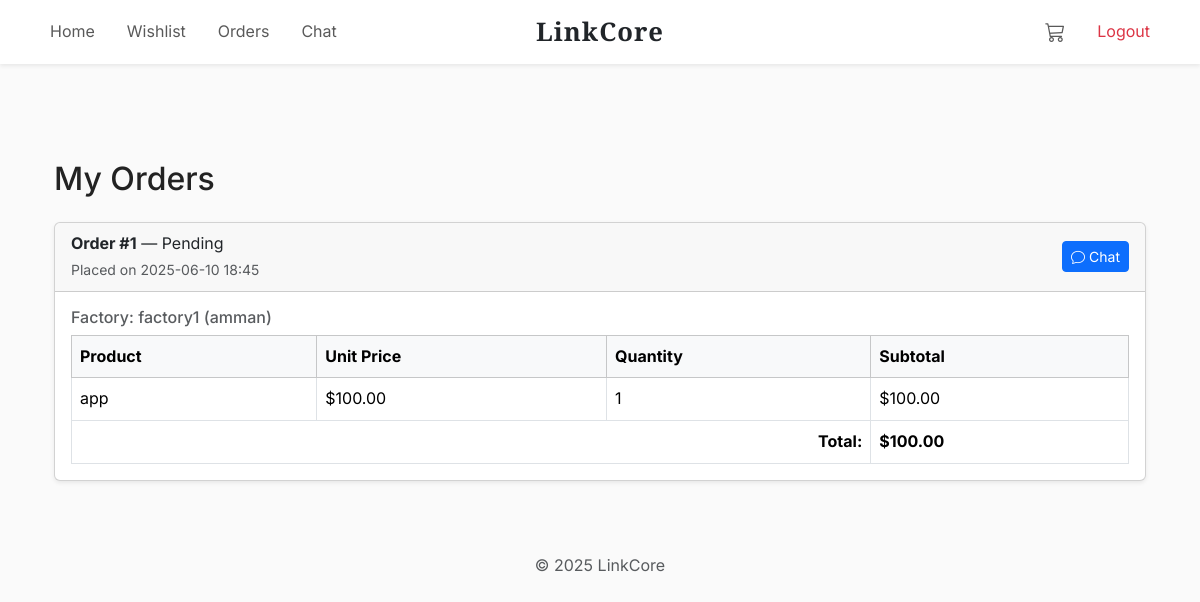
The page /my-orders (signed in) on the database its author committed.
### models.py (models this page shows)
class Order(db.Model):
    __tablename__ = 'orders'
    id = db.Column(db.Integer, primary_key=True)
    seller_id = db.Column(db.Integer, db.ForeignKey('users.id'), nullable=False)
    factory_id = db.Column(db.Integer, db.ForeignKey('factories.id'), nullable=False)
    total_price = db.Column(db.Float, nullable=False)
    status = db.Column(db.String(50), nullable=False, default='Pending')
    order_date = db.Column(db.DateTime, nullable=False, default=datetime.utcnow)
    shipping_address = db.Column(db.Text, nullable=False)
    payment_method = db.Column(db.String(50), nullable=True)
    items = db.relationship('OrderItem', backref='order', cascade="all, delete-orphan")
    receipt = db.relationship('Receipt', backref='order', uselist=False, cascade="all, delete-orphan")
    chat = db.relationship('Chat', back_populates='order', uselist=False, cascade="all, delete-orphan")

class Factory(db.Model):
    __tablename__ = 'factories'
    id = db.Column(db.Integer, primary_key=True)
    user_id = db.Column(db.Integer, db.ForeignKey('users.id'), nullable=False, unique=True)
    name = db.Column(db.String(100), nullable=False)
    location = db.Column(db.String(100), nullable=False)
    category_id = db.Column(db.Integer, db.ForeignKey('categories.id'), nullable=False)
    description = db.Column(db.Text)
    contact_info = db.Column(db.String(200))
    user = db.relationship('User', backref='factory_account', foreign_keys=[user_id])
    orders = db.relationship('Order', backref='factory', foreign_keys='Order.factory_id')
    products = db.relationship('Product', backref='factory', cascade="all, delete-orphan")

class OrderItem(db.Model):
    __tablename__ = 'order_items'
    id = db.Column(db.Integer, primary_key=True)
    order_id = db.Column(db.Integer, db.ForeignKey('orders.id'), nullable=False)
    product_id = db.Column(db.Integer, db.ForeignKey('products.id'), nullable=False)
    quantity = db.Column(db.Integer, nullable=False)
    unit_price = db.Column(db.Float, nullable=False)
    product = db.relationship('Product')

class Product(db.Model):
    __tablename__ = 'products'
    id = db.Column(db.Integer, primary_key=True)
    factory_id = db.Column(db.Integer, db.ForeignKey('factories.id'), nullable=False)
    name = db.Column(db.String(120), nullable=False)
    description = db.Column(db.Text)
    image_url = db.Column(db.String(255))
    quantity = db.Column(db.Integer, default=0)
    price = db.Column(db.Float, nullable=False)
    created_at = db.Column(db.DateTime, default=datetime.utcnow)
    ratings = db.relationship('Rating', backref='product', cascade="all, delete-orphan")
    comments = db.relationship('Comment', backref='product', cascade="all, delete-orphan")
    wishlist_items = db.relationship('Wishlist', backref='product', cascade="all, delete-orphan")
    cart_items = db.relationship('CartItem', backref='product', cascade="all, delete-orphan")

### routes/shop_routes.py (the view)
@shop_bp.route('/my-orders', endpoint='orders')
def orders():
    ok, user = seller_required()
    if not ok:
        return user
    orders = Order.query.filter_by(seller_id=user.id).order_by(Order.order_date.desc()).all()
    now = datetime.utcnow
    logger.debug(f"Rendering orders with now: {now}")
    return render_template(
        'shop/customers_orders.html',
        user=user,
        orders=orders,
        now=now,
        cart_quantity=0
    )

### routes/shop_routes.py (called while the page is built)
def seller_required():
    logger.debug("Entering seller_required")
    if 'user_id' not in session:
        flash('Please log in first.', 'error')
        logger.debug("No user_id in session")
        return False, redirect(url_for('auth.index'))
    user = User.query.get(session['user_id'])
    if not user or user.role != 'seller':
        flash('Unauthorized access.', 'error')
        logger.debug(f"Invalid user or role: {user.id if user else None}")
        return False, redirect(url_for('auth.index'))
    logger.debug(f"seller_required passed for user {user.id}, {user.name}")
    return True, user

### templates/shop/customers_orders.html
{% extends 'customer_base.html' %}
{% block content %}
<div class="container mt-5">
    <h2 class="mb-4">My Orders</h2>
    {% if orders %}
        {% for order in orders %}
        <div class="card mb-4 shadow-sm">
            <div class="card-header d-flex justify-content-between align-items-center">
                <div>
                    <strong>Order #{{ order.id }}</strong> — {{ order.status }}
                    <br>
                    <small class="text-muted">Placed on {{ order.order_date.strftime('%Y-%m-%d %H:%M') }}</small>
                </div>
                <div class="ms-auto text-end">
                    <a href="{{ url_for('chat.start_chat', other_user_id=order.factory.user.id, order_id=order.id) }}"
                       class="btn btn-sm btn-primary">
                        <i class="bi bi-chat"></i> Chat
                    </a>
                </div>
            </div>
            <div class="card-body">
                <h6 class="text-muted mb-2">Factory: {{ order.factory.name }} ({{ order.factory.location }})</h6>
                <div class="table-responsive">
                    <table class="table table-bordered align-middle mb-0">
                        <thead class="table-light">
                            <tr>
                                <th>Product</th>
                                <th>Unit Price</th>
                                <th>Quantity</th>
                                <th>Subtotal</th>
                            </tr>
                        </thead>
                        <tbody>
                            {% for item in order.items %}
                            <tr>
                                <td>{{ item.product.name }}</td>
                                <td>${{ '%.2f'|format(item.unit_price) }}</td>
                                <td>{{ item.quantity }}</td>
                                <td>${{ '%.2f'|format(item.unit_price * item.quantity) }}</td>
                            </tr>
                            {% endfor %}
                        </tbody>
                        <tfoot>
                            <tr>
                                <td colspan="3" class="text-end fw-bold">Total:</td>
                                <td class="fw-bold">${{ '%.2f'|format(order.total_price) }}</td>
                            </tr>
                        </tfoot>
                    </table>
                </div>
            </div>
        </div>
        {% endfor %}
    {% else %}
        <div class="alert alert-info text-center">
            You haven't placed any orders yet.
        </div>
    {% endif %}
</div>
{% endblock %}

### templates/customer_base.html (style rules this page uses)
body, .seller-page { font-family: 'Inter', sans-serif; font-size: 16px; line-height: 1.6; color: #222; background-color: #fafafa; }

### rows shown on the page
Order: id "1", status "Pending", order_date "2025-06-10 18:45", factory.name "factory1", factory.location "amman", total_price "100.00"
OrderItem: product.name "app", unit_price "100.00", quantity "1", item.unit_price*item.quantity "100.00"
